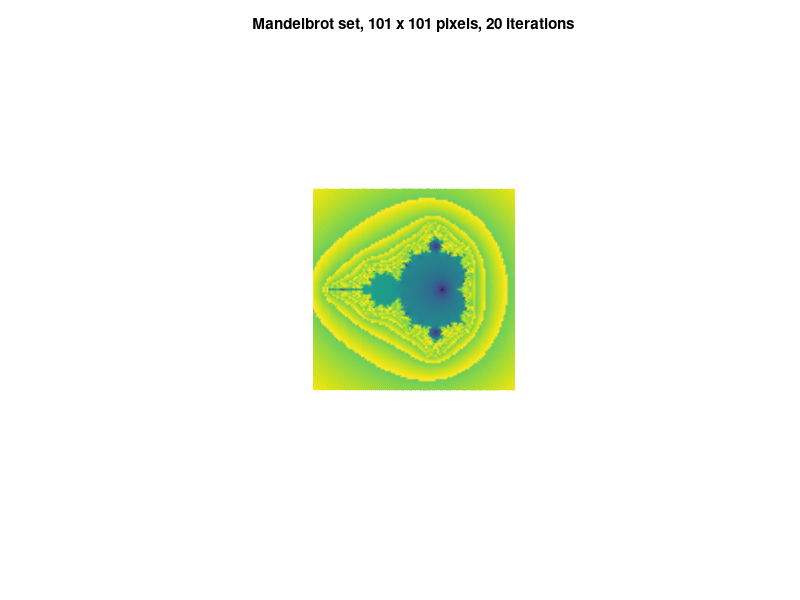

The MATLAB script that drew this image:
function mandelbrot ( m, n, count_max )

%*****************************************************************************80
%
%% MANDELBROT computes an image of the Mandelbrot set.
%
%  Licensing:
%
%    This code is distributed under the GNU LGPL license. 
%
%  Modified:
%
%    10 August 2009
%
%  Author:
%
%    John Burkardt
%
%  Parameters:
%
%    Input, integer M, the number of pixels in the X direction.
%
%    Input, integer N, the number of pixels in the Y direction.
%
%    Input, integer COUNT_MAX, the number of iterations.  While 10 or
%    20 is a reasonable value, increasing COUNT_MAX gives a sharper image.
%
  if ( nargin == 0 )
    m = 101;
  end

  if ( nargin <= 1 )
    n = m;
  end

  if ( nargin <= 2 )
    count_max = 20;
  end

  x_max =   1.25;
  x_min = - 2.25;
  y_max =   1.75;
  y_min = - 1.75;

  timestamp ( );
  fprintf ( 1, '\n' );
  fprintf ( 1, 'MANDELBROT\n' );
  fprintf ( 1, '  MATLAB version\n' );
  fprintf ( 1, '\n' );
  fprintf ( 1, '  Create an image of the Mandelbrot set.\n' );
  fprintf ( 1, '\n' );
  fprintf ( 1, '  For each point C = X + i*Y\n' );
  fprintf ( 1, '  with X range [%f,%f]\n', x_min, x_max );
  fprintf ( 1, '  and  Y range [%f,%f]\n', y_min, y_max );
  fprintf ( 1, '  carry out %f iterations of the map\n', count_max );
  fprintf ( 1, '  Z(n+1) = Z(n)^2 + C.\n' );
  fprintf ( 1, '  If the iterates stay bounded\n' );
  fprintf ( 1, '  then C is taken to be a member of the set.\n' );
  fprintf ( 1, '\n' );
  fprintf ( 1, '  An image of the set is created using\n' );
  fprintf ( 1, '    M = %d pixels in the X direction and\n', m );
  fprintf ( 1, '    N = %d pixels in the Y direction.\n', n );
  fprintf ( 1, '    COUNT_MAX = %d = number of iterations.\n', count_max );
%
%  Create an array of complex sample points in [x_min,x_max] + [y_min,y_max]*i.
%
  I = ( 1 : m );
  J = ( 1 : n );
  X = ( ( I - 1 ) * x_max + ( m - I ) * x_min ) / ( m - 1 );
  Y = ( ( J - 1 ) * y_max + ( n - J ) * y_min ) / ( n - 1 );
  [ Zr, Zi ] = meshgrid ( X, Y );
  C = complex ( Zr, Zi );
%
%  Carry out the iteration.
%
  epsilon = 0.001;

  Z = C;
  ieps = 1 : numel ( C );

  for i = 1 : count_max
    Z(ieps) = Z(ieps) .* Z(ieps) + C(ieps);
    W(ieps) = exp ( - abs ( Z(ieps) ) );
    ieps = ieps ( find ( epsilon < W(ieps) ) );
  end
%
%  Display the data.
%
  d = log ( abs ( Z ) );
  t = delaunay ( Zr, Zi );
%
%  To see individual pixels, use 'flat' color.
%
% h = trisurf ( t, Zr, Zi, d, 'FaceColor', 'flat', 'EdgeColor', 'flat' );
%
  h = trisurf ( t, Zr, Zi, d, 'FaceColor', 'interp', 'EdgeColor', 'interp' );

  view ( 2 )
  axis equal
  axis off
  title_string = sprintf ( 'Mandelbrot set, %d x %d pixels, %d iterations', ...
    m, n, count_max );
  title ( title_string )
  xlabel ( '- X Axis -' );
  ylabel ( '- Y Axis -' );
%
%  Terminate.
%
  fprintf ( 1, '\n' );
  fprintf ( 1, 'MANDELBROT\n' );
  fprintf ( 1, '  Normal end of execution.\n' );
  fprintf ( 1, '\n' );
  timestamp ( );

  return
end
function timestamp ( )

%*****************************************************************************80
%
%% TIMESTAMP prints the current YMDHMS date as a timestamp.
%
%  Licensing:
%
%    This code is distributed under the GNU LGPL license.
%
%  Modified:
%
%    14 February 2003
%
%  Author:
%
%    John Burkardt
%
  t = now;
  c = datevec ( t );
  s = datestr ( c, 0 );
  fprintf ( 1, '%s\n', s );

  return
end
